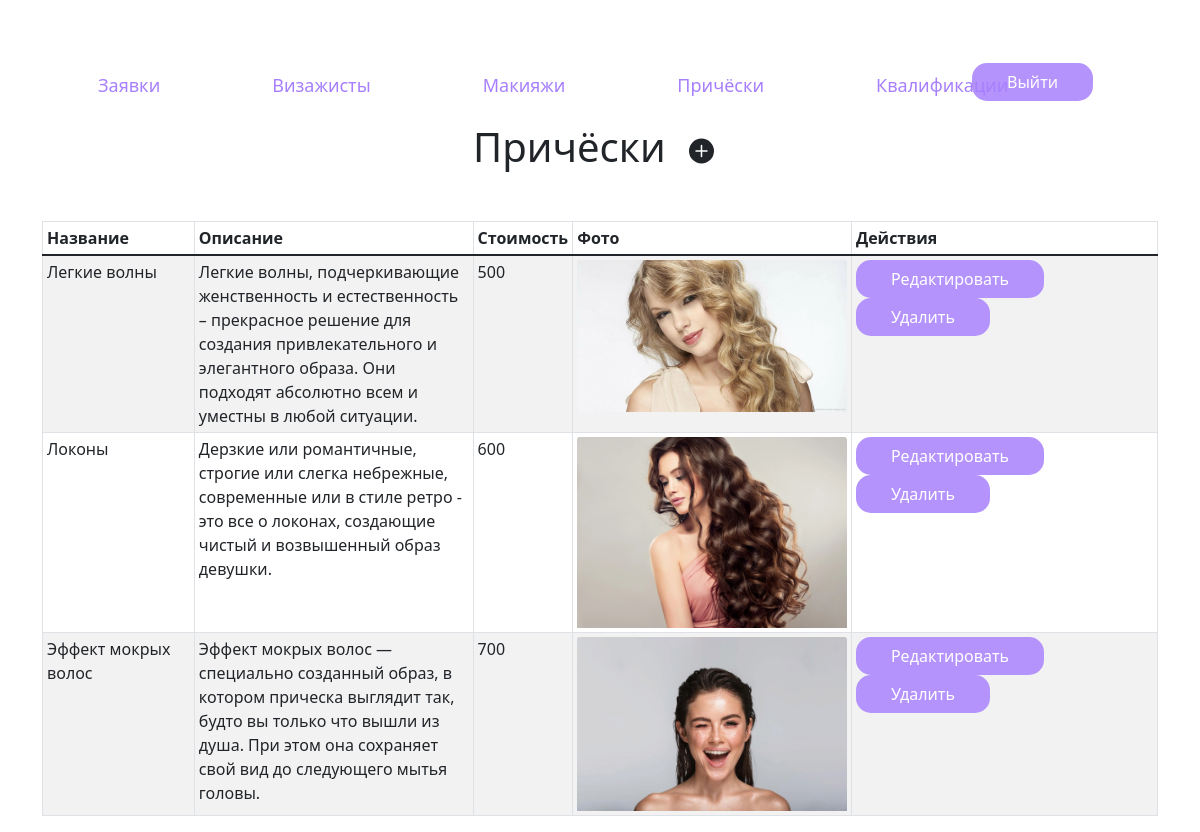
Page /admin_pricheski/ (signed in) on the committed database.
### content/models.py (models this page shows, shortened)
class Pricheski(models.Model):
    name = models.CharField(max_length=20, verbose_name="Название")
    opisanie = models.TextField(verbose_name="Описание")
    stoimost = models.IntegerField(verbose_name="Стоимость")
    foto = models.ImageField(upload_to='pricheski/')

### content/views.py (the view)
# urls.py: path('admin_pricheski/', admin_pricheski, name='admin_pricheski'),
@login_required
def admin_pricheski(request):
    pricheski = Pricheski.objects.all()
    return render(request, 'admin_pricheski.html', {'pricheski': pricheski, 'title': "Панель управления"})

### templates/admin_pricheski.html
{% extends 'admin_base.html' %}
{% load static %}
{% block content %}
        <h1 class="text-center">Причёски <a class="btn" href="{% url 'add_pricheski' %}"><svg xmlns="http://www.w3.org/2000/svg" width="25" height="30" fill="currentColor" class="bi bi-plus-circle-fill" viewBox="0 0 16 16">
  <path d="M16 8A8 8 0 1 1 0 8a8 8 0 0 1 16 0zM8.5 4.5a.5.5 0 0 0-1 0v3h-3a.5.5 0 0 0 0 1h3v3a.5.5 0 0 0 1 0v-3h3a.5.5 0 0 0 0-1h-3v-3z"/>
</svg></a></h1>
    <div class="row mt-5">
        <div class="col">
        <table class="table table-sm table-bordered table-striped">
            <thead>
                <tr>
                    <th scope="col">Название</th>
                    <th scope="col">Описание</th>
                    <th scope="col">Стоимость</th>
                    <th scope="col">Фото</th>
                    <th scope="col">Действия</th>
                </tr>
            </thead>
            <tbody>
            {% for i in pricheski%}
            <tr>
                <td>{{i.name}}</td>
                <td class="w-25">{{i.opisanie}}</td>
                <td>{{i.stoimost}}</td>
                <td class="w-25"><img src="{{ i.foto.url }}" class="card-img-top" alt="..."></td>
                <td><a class="btn buttons" href="{% url 'update_pricheski' i.id %}">Редактировать</a> <a class="btn buttons" href="{% url 'delete_pricheski' i.id %}">Удалить</a></td>
            </tr>
            {% endfor %}
        </tbody>
    </table>
        </div>
    </div>
{% endblock %}

### content/static/style.css (style rules this page uses)
.buttons { background-color: #B493FC; color: white; border-width: 0px; border-radius: 15px; padding: 7px 35px 7px 35px; margin-right: 10px; text-decoration: none; }

### rows in the picture
Pricheski: name "Легкие волны", opisanie "Легкие волны, подчеркивающие женственность и естественность – прекрасное решение для создания привлекательного и элегантного образа. Они подходят абсолютно всем и уместны в любой ситуации.", stoimost "500", foto (picture)
Pricheski: name "Локоны", opisanie "Дерзкие или романтичные, строгие или слегка небрежные, современные или в стиле ретро - это все о локонах, создающие чистый и возвышенный образ девушки.", stoimost "600", foto (picture)
Pricheski: name "Эффект мокрых волос", opisanie "Эффект мокрых волос — специально созданный образ, в котором прическа выглядит так, будто вы только что вышли из душа. При этом она сохраняет свой вид до следующего мытья головы.", stoimost "700", foto (picture)
